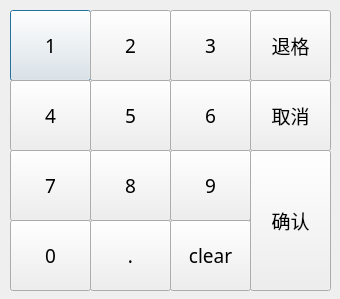
<?xml version="1.0" encoding="UTF-8"?>
<ui version="4.0">
 <class>InputPanel</class>
 <widget class="QDialog" name="InputPanel">
  <property name="geometry">
   <rect>
    <x>0</x>
    <y>0</y>
    <width>340</width>
    <height>299</height>
   </rect>
  </property>
  <property name="font">
   <font>
    <family>WenQuanYi Micro Hei</family>
   </font>
  </property>
  <property name="windowTitle">
   <string>Dialog</string>
  </property>
  <widget class="QPushButton" name="panelButton_1">
   <property name="geometry">
    <rect>
     <x>10</x>
     <y>10</y>
     <width>81</width>
     <height>71</height>
    </rect>
   </property>
   <property name="font">
    <font>
     <family>AcadEref</family>
     <pointsize>14</pointsize>
    </font>
   </property>
   <property name="text">
    <string>1</string>
   </property>
   <property name="ButtonValue" stdset="0">
    <string>1</string>
   </property>
  </widget>
  <widget class="QPushButton" name="panelButton_2">
   <property name="geometry">
    <rect>
     <x>90</x>
     <y>10</y>
     <width>81</width>
     <height>71</height>
    </rect>
   </property>
   <property name="font">
    <font>
     <family>AcadEref</family>
     <pointsize>14</pointsize>
    </font>
   </property>
   <property name="text">
    <string>2</string>
   </property>
   <property name="ButtonValue" stdset="0">
    <string>2</string>
   </property>
  </widget>
  <widget class="QPushButton" name="panelButton_3">
   <property name="geometry">
    <rect>
     <x>170</x>
     <y>10</y>
     <width>81</width>
     <height>71</height>
    </rect>
   </property>
   <property name="font">
    <font>
     <family>AcadEref</family>
     <pointsize>14</pointsize>
    </font>
   </property>
   <property name="text">
    <string>3</string>
   </property>
   <property name="ButtonValue" stdset="0">
    <string>3</string>
   </property>
  </widget>
  <widget class="QPushButton" name="panelButton_4">
   <property name="geometry">
    <rect>
     <x>10</x>
     <y>80</y>
     <width>81</width>
     <height>71</height>
    </rect>
   </property>
   <property name="font">
    <font>
     <family>AcadEref</family>
     <pointsize>14</pointsize>
    </font>
   </property>
   <property name="text">
    <string>4</string>
   </property>
   <property name="ButtonValue" stdset="0">
    <string>4</string>
   </property>
  </widget>
  <widget class="QPushButton" name="panelButton_5">
   <property name="geometry">
    <rect>
     <x>90</x>
     <y>80</y>
     <width>81</width>
     <height>71</height>
    </rect>
   </property>
   <property name="font">
    <font>
     <family>AcadEref</family>
     <pointsize>14</pointsize>
    </font>
   </property>
   <property name="text">
    <string>5</string>
   </property>
   <property name="ButtonValue" stdset="0">
    <string>5</string>
   </property>
  </widget>
  <widget class="QPushButton" name="panelButton_6">
   <property name="geometry">
    <rect>
     <x>170</x>
     <y>80</y>
     <width>81</width>
     <height>71</height>
    </rect>
   </property>
   <property name="font">
    <font>
     <family>AcadEref</family>
     <pointsize>14</pointsize>
    </font>
   </property>
   <property name="text">
    <string>6</string>
   </property>
   <property name="ButtonValue" stdset="0">
    <string>6</string>
   </property>
  </widget>
  <widget class="QPushButton" name="panelButton_7">
   <property name="geometry">
    <rect>
     <x>10</x>
     <y>150</y>
     <width>81</width>
     <height>71</height>
    </rect>
   </property>
   <property name="font">
    <font>
     <family>AcadEref</family>
     <pointsize>14</pointsize>
    </font>
   </property>
   <property name="text">
    <string>7</string>
   </property>
   <property name="ButtonValue" stdset="0">
    <string>7</string>
   </property>
  </widget>
  <widget class="QPushButton" name="panelButton_8">
   <property name="geometry">
    <rect>
     <x>90</x>
     <y>150</y>
     <width>81</width>
     <height>71</height>
    </rect>
   </property>
   <property name="font">
    <font>
     <family>AcadEref</family>
     <pointsize>14</pointsize>
    </font>
   </property>
   <property name="text">
    <string>8</string>
   </property>
   <property name="ButtonValue" stdset="0">
    <string>8</string>
   </property>
  </widget>
  <widget class="QPushButton" name="panelButton_9">
   <property name="geometry">
    <rect>
     <x>170</x>
     <y>150</y>
     <width>81</width>
     <height>71</height>
    </rect>
   </property>
   <property name="font">
    <font>
     <family>AcadEref</family>
     <pointsize>14</pointsize>
    </font>
   </property>
   <property name="text">
    <string>9</string>
   </property>
   <property name="ButtonValue" stdset="0">
    <string>8</string>
   </property>
  </widget>
  <widget class="QPushButton" name="panelButton_Dot">
   <property name="geometry">
    <rect>
     <x>90</x>
     <y>220</y>
     <width>81</width>
     <height>71</height>
    </rect>
   </property>
   <property name="font">
    <font>
     <family>AcadEref</family>
     <pointsize>14</pointsize>
    </font>
   </property>
   <property name="text">
    <string>.</string>
   </property>
   <property name="ButtonValue" stdset="0">
    <string>.</string>
   </property>
  </widget>
  <widget class="QPushButton" name="panelButton_0">
   <property name="geometry">
    <rect>
     <x>10</x>
     <y>220</y>
     <width>81</width>
     <height>71</height>
    </rect>
   </property>
   <property name="font">
    <font>
     <family>AcadEref</family>
     <pointsize>14</pointsize>
    </font>
   </property>
   <property name="text">
    <string>0</string>
   </property>
   <property name="ButtonValue" stdset="0">
    <string>0</string>
   </property>
  </widget>
  <widget class="QPushButton" name="panelButton_CR">
   <property name="geometry">
    <rect>
     <x>250</x>
     <y>150</y>
     <width>81</width>
     <height>141</height>
    </rect>
   </property>
   <property name="font">
    <font>
     <family>WenQuanYi Micro Hei</family>
     <pointsize>14</pointsize>
    </font>
   </property>
   <property name="text">
    <string>确认</string>
   </property>
   <property name="ButtonValue" stdset="0">
    <string>CR</string>
   </property>
  </widget>
  <widget class="QPushButton" name="panelButton_BS">
   <property name="geometry">
    <rect>
     <x>250</x>
     <y>10</y>
     <width>81</width>
     <height>71</height>
    </rect>
   </property>
   <property name="font">
    <font>
     <family>WenQuanYi Zen Hei Sharp</family>
     <pointsize>14</pointsize>
    </font>
   </property>
   <property name="text">
    <string>退格</string>
   </property>
   <property name="ButtonValue" stdset="0">
    <string>BS</string>
   </property>
  </widget>
  <widget class="QPushButton" name="panelButton_ESC">
   <property name="geometry">
    <rect>
     <x>250</x>
     <y>80</y>
     <width>81</width>
     <height>71</height>
    </rect>
   </property>
   <property name="font">
    <font>
     <family>WenQuanYi Zen Hei Mono</family>
     <pointsize>14</pointsize>
    </font>
   </property>
   <property name="text">
    <string>取消</string>
   </property>
   <property name="ButtonValue" stdset="0">
    <string>ESC</string>
   </property>
  </widget>
  <widget class="QPushButton" name="panelButton_Dot_2">
   <property name="geometry">
    <rect>
     <x>170</x>
     <y>220</y>
     <width>81</width>
     <height>71</height>
    </rect>
   </property>
   <property name="font">
    <font>
     <family>AcadEref</family>
     <pointsize>14</pointsize>
    </font>
   </property>
   <property name="text">
    <string>clear</string>
   </property>
   <property name="ButtonValue" stdset="0">
    <string>.</string>
   </property>
  </widget>
 </widget>
 <resources/>
 <connections/>
</ui>
